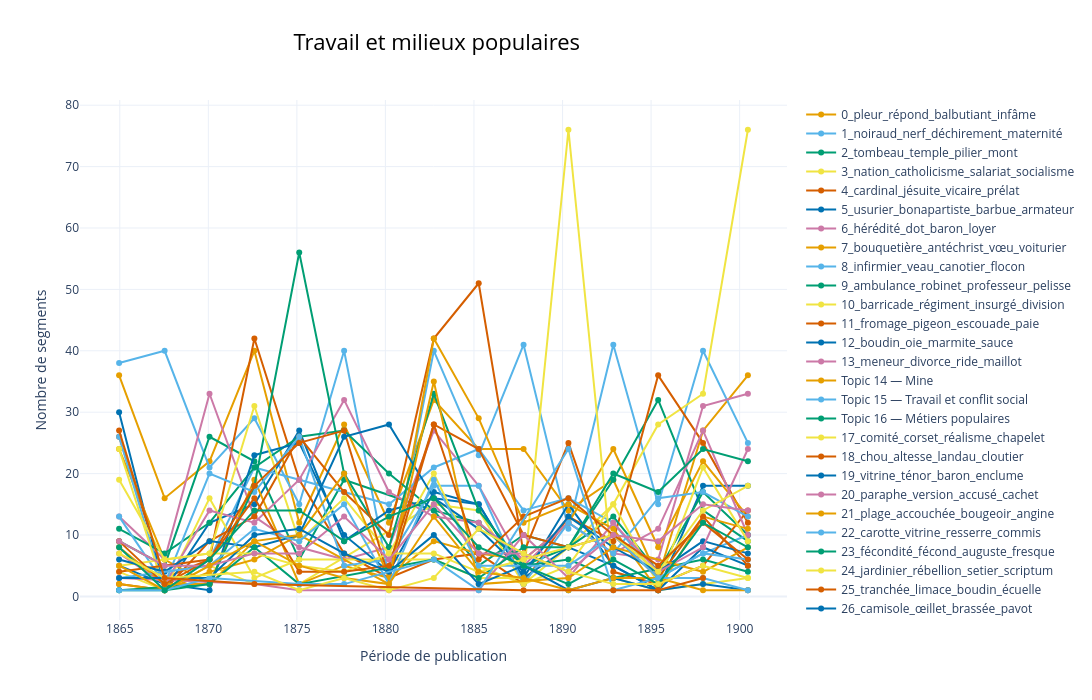

Here is the notebook cell this chart was saved with:
### Code cell
# Calcul de l'évolution temporelle
topics_over_time = best_topic_model.topics_over_time(
    documents,
    df_model["annee"].tolist(),
    nr_bins=15
)

# Noms plus lisibles

# Création du graphique
fig = best_topic_model.visualize_topics_over_time(
    topics_over_time,
    custom_labels=True,
    normalize_frequency=False,
    title="Travail et milieux populaires",
    width=1500,
    height=700
)

# Personnalisation en français
fig.update_traces(mode="lines+markers")

fig.update_layout(
    template="plotly_white",
    xaxis_title="Période de publication",
    yaxis_title="Nombre de segments",
    legend_title_text=None
)
